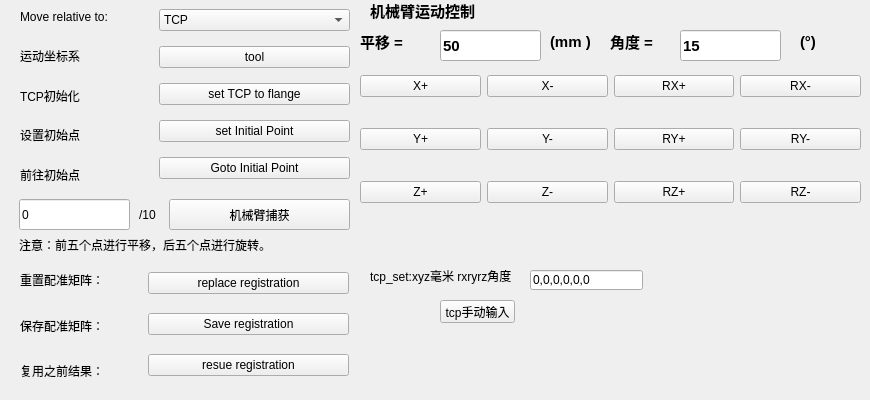
     <widget class="QWidget" name="tab_2">
      <attribute name="title">
       <string>Robot Registration</string>
      </attribute>
      <widget class="QLabel" name="label_6">
       <property name="geometry">
        <rect>
         <x>139</x>
         <y>199</y>
         <width>31</width>
         <height>31</height>
        </rect>
       </property>
       <property name="text">
        <string>/10</string>
       </property>
      </widget>
      <widget class="QPushButton" name="pushButton_captureRobot">
       <property name="geometry">
        <rect>
         <x>169</x>
         <y>199</y>
         <width>181</width>
         <height>31</height>
        </rect>
       </property>
       <property name="text">
        <string>机械臂捕获</string>
       </property>
      </widget>
      <widget class="QWidget" name="layoutWidget_4">
       <property name="geometry">
        <rect>
         <x>148</x>
         <y>259</y>
         <width>201</width>
         <height>131</height>
        </rect>
       </property>
       <layout class="QVBoxLayout" name="verticalLayout_3">
        <item>
         <widget class="QPushButton" name="pushButton_replaceMatrix">
          <property name="text">
           <string>replace registration</string>
          </property>
         </widget>
        </item>
        <item>
         <widget class="QPushButton" name="pushButton_saveMatrix">
          <property name="text">
           <string>Save registration</string>
          </property>
         </widget>
        </item>
        <item>
         <widget class="QPushButton" name="pushButton_reuseMatrix">
          <property name="text">
           <string>resue registration</string>
          </property>
         </widget>
        </item>
       </layout>
      </widget>
      <widget class="QLineEdit" name="lineEdit_HansCapture">
       <property name="geometry">
        <rect>
         <x>19</x>
         <y>199</y>
         <width>111</width>
         <height>31</height>
        </rect>
       </property>
       <property name="layoutDirection">
        <enum>Qt::LeftToRight</enum>
       </property>
       <property name="text">
        <string>0</string>
       </property>
      </widget>
      <widget class="QWidget" name="layoutWidget_3">
       <property name="geometry">
        <rect>
         <x>159</x>
         <y>0</y>
         <width>191</width>
         <height>191</height>
        </rect>
       </property>
       <layout class="QVBoxLayout" name="verticalLayout_5">
        <item>
         <widget class="QComboBox" name="comboBox_robotMoveType">
          <item>
           <property name="text">
            <string>TCP</string>
           </property>
          </item>
          <item>
           <property name="text">
            <string>Robot base</string>
           </property>
          </item>
         </widget>
        </item>
        <item>
         <widget class="QPushButton" name="pushButton_3">
          <property name="text">
           <string>tool</string>
          </property>
         </widget>
        </item>
        <item>
         <widget class="QPushButton" name="pushButton_setTcpToflange">
          <property name="text">
           <string>set TCP to flange</string>
          </property>
         </widget>
        </item>
        <item>
         <widget class="QPushButton" name="pushButton_setInitialPoint">
          <property name="text">
           <string>set Initial Point</string>
          </property>
         </widget>
        </item>
        <item>
         <widget class="QPushButton" name="pushButton_GotoInitialPoint">
          <property name="text">
           <string>Goto Initial Point</string>
          </property>
         </widget>
        </item>
       </layout>
      </widget>
      <widget class="QLabel" name="label_22">
       <property name="geometry">
        <rect>
         <x>19</x>
         <y>229</y>
         <width>351</width>
         <height>31</height>
        </rect>
       </property>
       <property name="font">
        <font>
         <pointsize>9</pointsize>
         <weight>50</weight>
         <bold>false</bold>
        </font>
       </property>
       <property name="text">
        <string>注意：前五个点进行平移，后五个点进行旋转。</string>
       </property>
      </widget>
      <widget class="QWidget" name="layoutWidget_5">
       <property name="geometry">
        <rect>
         <x>20</x>
         <y>0</y>
         <width>141</width>
         <height>191</height>
        </rect>
       </property>
       <layout class="QVBoxLayout" name="verticalLayout_6">
        <item>
         <widget class="QLabel" name="label_24">
          <property name="text">
           <string>Move relative to:</string>
          </property>
         </widget>
        </item>
        <item>
         <widget class="QLabel" name="label_5">
          <property name="text">
           <string>运动坐标系</string>
          </property>
         </widget>
        </item>
        <item>
         <widget class="QLabel" name="label_4">
          <property name="text">
           <string>TCP初始化</string>
          </property>
         </widget>
        </item>
        <item>
         <widget class="QLabel" name="label_2">
          <property name="text">
           <string>设置初始点</string>
          </property>
         </widget>
        </item>
        <item>
         <widget class="QLabel" name="label_3">
          <property name="text">
           <string>前往初始点</string>
          </property>
         </widget>
        </item>
       </layout>
      </widget>
      <widget class="QWidget" name="layoutWidget_6">
       <property name="geometry">
        <rect>
         <x>20</x>
         <y>260</y>
         <width>131</width>
         <height>131</height>
        </rect>
       </property>
       <layout class="QVBoxLayout" name="verticalLayout_4">
        <item>
         <widget class="QLabel" name="label_13">
          <property name="text">
           <string>重置配准矩阵：</string>
          </property>
         </widget>
        </item>
        <item>
         <widget class="QLabel" name="label_20">
          <property name="text">
           <string>保存配准矩阵：</string>
          </property>
         </widget>
        </item>
        <item>
         <widget class="QLabel" name="label_21">
          <property name="text">
           <string>复用之前结果：</string>
          </property>
         </widget>
        </item>
       </layout>
      </widget>
      <widget class="QLabel" name="label_17">
       <property name="geometry">
        <rect>
         <x>360</x>
         <y>30</y>
         <width>71</width>
         <height>23</height>
        </rect>
       </property>
       <property name="font">
        <font>
         <pointsize>11</pointsize>
         <weight>75</weight>
         <bold>true</bold>
        </font>
       </property>
       <property name="layoutDirection">
        <enum>Qt::LeftToRight</enum>
       </property>
       <property name="text">
        <string>平移 =</string>
       </property>
      </widget>
      <widget class="QLabel" name="label_34">
       <property name="geometry">
        <rect>
         <x>800</x>
         <y>30</y>
         <width>41</width>
         <height>23</height>
        </rect>
       </property>
       <property name="font">
        <font>
         <pointsize>11</pointsize>
         <weight>75</weight>
         <bold>true</bold>
        </font>
       </property>
       <property name="text">
        <string>(°)</string>
       </property>
      </widget>
      <widget class="QLabel" name="label_18">
       <property name="geometry">
        <rect>
         <x>370</x>
         <y>0</y>
         <width>171</width>
         <height>21</height>
        </rect>
       </property>
       <property name="font">
        <font>
         <pointsize>11</pointsize>
         <weight>75</weight>
         <bold>true</bold>
        </font>
       </property>
       <property name="text">
        <string>机械臂运动控制</string>
       </property>
      </widget>
      <widget class="QLabel" name="label_36">
       <property name="geometry">
        <rect>
         <x>610</x>
         <y>30</y>
         <width>71</width>
         <height>23</height>
        </rect>
       </property>
       <property name="font">
        <font>
         <pointsize>11</pointsize>
         <weight>75</weight>
         <bold>true</bold>
        </font>
       </property>
       <property name="layoutDirection">
        <enum>Qt::LeftToRight</enum>
       </property>
       <property name="text">
        <string>角度 =</string>
       </property>
      </widget>
      <widget class="QLineEdit" name="lineEdit_intuitiveValue_2">
       <property name="geometry">
        <rect>
         <x>440</x>
         <y>30</y>
         <width>101</width>
         <height>31</height>
        </rect>
       </property>
       <property name="font">
        <font>
         <pointsize>11</pointsize>
         <weight>75</weight>
         <bold>true</bold>
        </font>
       </property>
       <property name="layoutDirection">
        <enum>Qt::RightToLeft</enum>
       </property>
       <property name="text">
        <string>50</string>
       </property>
      </widget>
      <widget class="QWidget" name="layoutWidget_7">
       <property name="geometry">
        <rect>
         <x>360</x>
         <y>50</y>
         <width>501</width>
         <height>181</height>
        </rect>
       </property>
       <layout class="QGridLayout" name="gridLayout_15">
        <item row="3" column="4">
         <widget class="QPushButton" name="pushButton_ryp_2">
          <property name="text">
           <string>RY+</string>
          </property>
         </widget>
        </item>
        <item row="3" column="5">
         <widget class="QPushButton" name="pushButton_rym_2">
          <property name="text">
           <string>RY-</string>
          </property>
         </widget>
        </item>
        <item row="3" column="3">
         <widget class="QPushButton" name="pushButton_ym_2">
          <property name="text">
           <string>Y-</string>
          </property>
         </widget>
        </item>
        <item row="1" column="5">
         <widget class="QPushButton" name="pushButton_rxm_2">
          <property name="text">
           <string>RX-</string>
          </property>
         </widget>
        </item>
        <item row="1" column="4">
         <widget class="QPushButton" name="pushButton_rxp_2">
          <property name="text">
           <string>RX+</string>
          </property>
         </widget>
        </item>
        <item row="3" column="2">
         <widget class="QPushButton" name="pushButton_yp_2">
          <property name="text">
           <string>Y+</string>
          </property>
         </widget>
        </item>
        <item row="4" column="5">
         <widget class="QPushButton" name="pushButton_rzm_2">
          <property name="text">
           <string>RZ-</string>
          </property>
         </widget>
        </item>
        <item row="4" column="2">
         <widget class="QPushButton" name="pushButton_zp_2">
          <property name="text">
           <string>Z+</string>
          </property>
         </widget>
        </item>
        <item row="4" column="3">
         <widget class="QPushButton" name="pushButton_zm_2">
          <property name="text">
           <string>Z-</string>
          </property>
         </widget>
        </item>
        <item row="1" column="2">
         <widget class="QPushButton" name="pushButton_xp_2">
          <property name="text">
           <string>X+</string>
          </property>
         </widget>
        </item>
        <item row="4" column="4">
         <widget class="QPushButton" name="pushButton_rzp_2">
          <property name="text">
           <string>RZ+</string>
          </property>
         </widget>
        </item>
        <item row="1" column="3">
         <widget class="QPushButton" name="pushButton_xm_2">
          <property name="text">
           <string>X-</string>
          </property>
         </widget>
        </item>
       </layout>
      </widget>
      <widget class="QLabel" name="label_19">
       <property name="geometry">
        <rect>
         <x>550</x>
         <y>30</y>
         <width>41</width>
         <height>23</height>
        </rect>
       </property>
       <property name="font">
        <font>
         <pointsize>11</pointsize>
         <weight>75</weight>
         <bold>true</bold>
        </font>
       </property>
       <property name="text">
        <string>(mm )</string>
       </property>
      </widget>
      <widget class="QLineEdit" name="lineEdit_intuitiveValue_5">
       <property name="geometry">
        <rect>
         <x>680</x>
         <y>30</y>
         <width>101</width>
         <height>31</height>
        </rect>
       </property>
       <property name="font">
        <font>
         <pointsize>11</pointsize>
         <weight>75</weight>
         <bold>true</bold>
        </font>
       </property>
       <property name="layoutDirection">
        <enum>Qt::RightToLeft</enum>
       </property>
       <property name="text">
        <string>15</string>
       </property>
      </widget>
      <widget class="QLabel" name="label_41">
       <property name="geometry">
        <rect>
         <x>370</x>
         <y>260</y>
         <width>161</width>
         <height>31</height>
        </rect>
       </property>
       <property name="text">
        <string>tcp_set:xyz毫米 rxryrz角度</string>
       </property>
      </widget>
      <widget class="QLineEdit" name="lineEdit_handtcpedit">
       <property name="geometry">
        <rect>
         <x>530</x>
         <y>270</y>
         <width>113</width>
         <height>20</height>
        </rect>
       </property>
       <property name="text">
        <string>0,0,0,0,0,0</string>
       </property>
      </widget>
      <widget class="QPushButton" name="pushButton_handtcpset">
       <property name="geometry">
        <rect>
         <x>440</x>
         <y>300</y>
         <width>75</width>
         <height>23</height>
        </rect>
       </property>
       <property name="text">
        <string>tcp手动输入</string>
       </property>
      </widget>
      <zorder>label_6</zorder>
      <zorder>pushButton_captureRobot</zorder>
      <zorder>layoutWidget_4</zorder>
      <zorder>lineEdit_HansCapture</zorder>
      <zorder>layoutWidget_3</zorder>
      <zorder>label_22</zorder>
      <zorder>layoutWidget_5</zorder>
      <zorder>layoutWidget_6</zorder>
      <zorder>label_17</zorder>
      <zorder>label_34</zorder>
      <zorder>label_18</zorder>
      <zorder>label_36</zorder>
      <zorder>layoutWidget_7</zorder>
      <zorder>label_19</zorder>
      <zorder>lineEdit_intuitiveValue_5</zorder>
      <zorder>lineEdit_intuitiveValue_2</zorder>
      <zorder>label_41</zorder>
      <zorder>lineEdit_handtcpedit</zorder>
      <zorder>pushButton_handtcpset</zorder>
     </widget>
